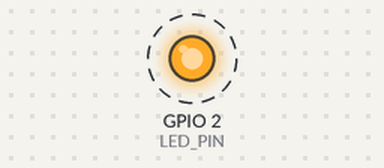
Simulated run of this sketch. Board: ESP32. On the bench: output pins drawn as LEDs (lit = HIGH). Dashed ring = blinking.

Above: at 0.5 s.
Timing chart, 0 to 4.6 s (numbered marks = the images above):
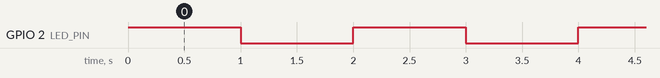

Measured:
- by itself, GPIO 2 (LED_PIN): alternates HIGH for 1.0 s and LOW for 1.0 s

The sketch:

blink.ino
```cpp
#include <Arduino.h>

const int LED_PIN = 2; // Pin number for the built-in LED on the ESP32 board

void setup() {
    pinMode(LED_PIN, OUTPUT); // Set the LED pin as an output
}

void loop() {
    digitalWrite(LED_PIN, HIGH); // Turn on the LED
    delay(1000); // Wait for 1 second
    digitalWrite(LED_PIN, LOW); // Turn off the LED
    delay(1000); // Wait for 1 second
}
```
